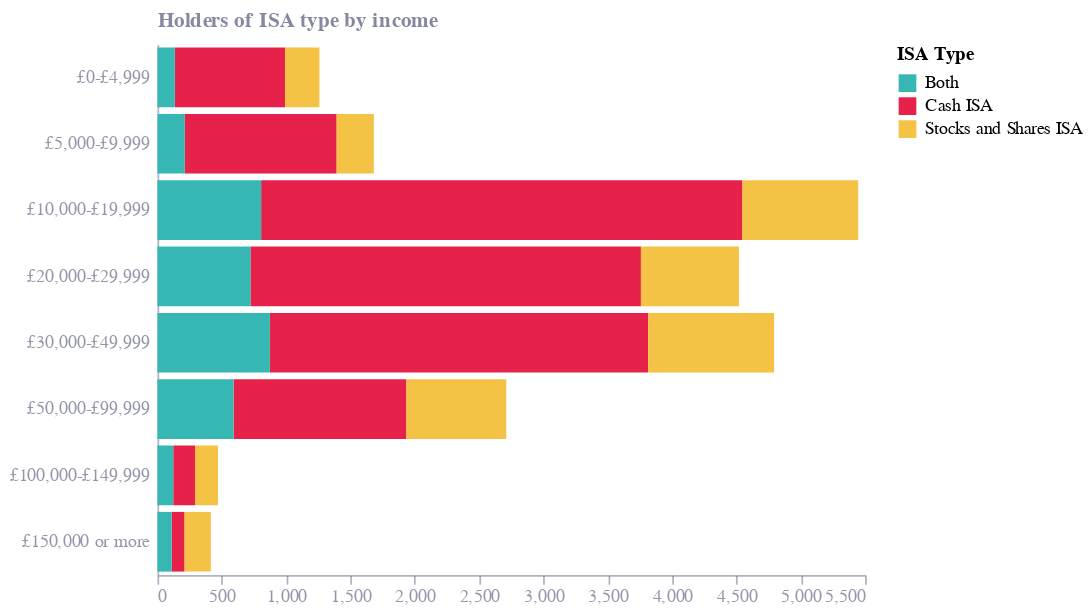

Notebook cell for this chart:
### Code cell
chart = alt.Chart(ISA_holders_by_income).mark_bar().encode(
    x=alt.X('Total:Q'),
    y=alt.Y('ISA Holder Income:N', sort=market_value_order, title='Holders of ISA type by income'),
    color=alt.Color('ISA Type:N'),
    tooltip=['Total']
)

chart

### Figure 1 — Vega-Lite specification as saved in the notebook (floating-point values rounded to 4 significant figures)
{"config": {"font": "Circular Std", "mark": {"line": {"interpolate": "monotone"}}, "view": {"stroke": "transparent", "width": 400, "height": 300}, "range": {"category": ["#36B7B4", "#E6224B", "#F4C245", "#0063AF", "#00A767", "#179FDB", "#EB5C2E"], "diverging": ["#E6224B", "#E54753", "#C9C9C9", "#179FDB", "#122B39"], "heatmap": ["#C9C9C9", "#179FDB", "#0063AF", "#122B39"], "ordinal": ["#00A767", "#36B7B4", "#179FDB", "#0063AF", "#243B5A"]}, "axisX": {"domainColor": "#676A86", "domainOpacity": 0.5, "grid": false, "labelAngle": 0, "labelColor": "#676A86", "labelOpacity": 0.7, "orient": "bottom", "tickColor": "#676A86", "tickCount": 10, "tickOpacity": 0.5, "title": false, "titleAlign": "center", "titleAnchor": "middle", "titleColor": "#676A86", "titleFontSize": 12, "titleOpacity": 0.8, "titleY": -15}, "axisY": {"domainColor": "#676A86", "domainOpacity": 0.5, "gridColor": "#676A86", "gridDash": [1, 5], "gridOpacity": 0.5, "labelColor": "#676A86", "labelOpacity": 0.7, "labelPadding": 5, "tickColor": "#676A86", "tickCount": 8, "tickOpacity": 0.5, "ticks": false, "titleAlign": "left", "titleAngle": 0, "titleBaseline": "bottom", "titleColor": "#676A86", "titleFontSize": 12, "titleOpacity": 0.8, "titleX": 0, "titleY": -7}}, "data": {"name": "data-c7cebc17e177919e52fa66fcffec9bed"}, "mark": {"type": "bar"}, "encoding": {"color": {"field": "ISA Type", "type": "nominal"}, "tooltip": [{"field": "Total", "type": "quantitative"}], "x": {"field": "Total", "type": "quantitative"}, "y": {"field": "ISA Holder Income", "sort": ["£0-£4,999", "£5,000-£9,999", "£10,000-£19,999", "£20,000-£29,999", "£30,000-£49,999", "£50,000-£99,999", "£100,000-£149,999", "£150,000 or more"], "title": "Holders of ISA type by income", "type": "nominal"}}, "$schema": "https://vega.github.io/schema/vega-lite/v5.20.1.json", "datasets": {"data-c7cebc17e177919e52fa66fcffec9bed": [{"ISA Holder Income": "£0-£4,999", "Total": 857, "ISA Type": "Cash ISA"}, {"ISA Holder Income": "£5,000-£9,999", "Total": 1180, "ISA Type": "Cash ISA"}, {"ISA Holder Income": "£10,000-£19,999", "Total": 3741, "ISA Type": "Cash ISA"}, {"ISA Holder Income": "£20,000-£29,999", "Total": 3035, "ISA Type": "Cash ISA"}, {"ISA Holder Income": "£30,000-£49,999", "Total": 2940, "ISA Type": "Cash ISA"}, {"ISA Holder Income": "£50,000-£99,999", "Total": 1343, "ISA Type": "Cash ISA"}, {"ISA Holder Income": "£100,000-£149,999", "Total": 169, "ISA Type": "Cash ISA"}, {"ISA Holder Income": "£150,000 or more", "Total": 100, "ISA Type": "Cash ISA"}, {"ISA Holder Income": "£0-£4,999", "Total": 267, "ISA Type": "Stocks and Shares ISA"}, {"ISA Holder Income": "£5,000-£9,999", "Total": 289, "ISA Type": "Stocks and Shares ISA"}, {"ISA Holder Income": "£10,000-£19,999", "Total": 900, "ISA Type": "Stocks and Shares ISA"}, {"ISA Holder Income": "£20,000-£29,999", "Total": 762, "ISA Type": "Stocks and Shares ISA"}, {"ISA Holder Income": "£30,000-£49,999", "Total": 979, "ISA Type": "Stocks and Shares ISA"}, {"ISA Holder Income": "£50,000-£99,999", "Total": 776, "ISA Type": "Stocks and Shares ISA"}, {"ISA Holder Income": "£100,000-£149,999", "Total": 179, "ISA Type": "Stocks and Shares ISA"}, {"ISA Holder Income": "£150,000 or more", "Total": 204, "ISA Type": "Stocks and Shares ISA"}, {"ISA Holder Income": "£0-£4,999", "Total": 135, "ISA Type": "Both"}, {"ISA Holder Income": "£5,000-£9,999", "Total": 213, "ISA Type": "Both"}, {"ISA Holder Income": "£10,000-£19,999", "Total": 806, "ISA Type": "Both"}, {"ISA Holder Income": "£20,000-£29,999", "Total": 723, "ISA Type": "Both"}, {"ISA Holder Income": "£30,000-£49,999", "Total": 874, "ISA Type": "Both"}, {"ISA Holder Income": "£50,000-£99,999", "Total": 592, "ISA Type": "Both"}, {"ISA Holder Income": "£100,000-£149,999", "Total": 123, "ISA Type": "Both"}, {"ISA Holder Income": "£150,000 or more", "Total": 111, "ISA Type": "Both"}]}}
